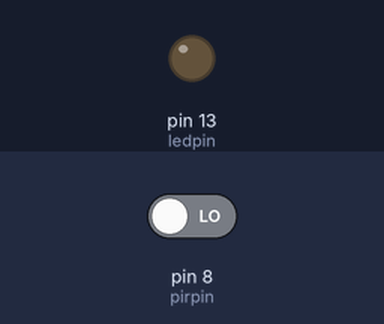
The sketch below on a simulated Arduino Uno, built with avr-gcc and run on an emulated ATmega328P. Parts: output pins drawn as LEDs (lit = HIGH). The test bench sets the inputs (shaded band); at power-on: pin 8 (pirpin) LOW.

Above: at 1.2 s.
1.3 s: pin 8 (pirpin) driven HIGH
At 2.0 s:
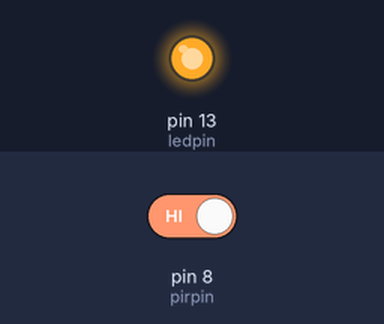
2.8 s: pin 8 (pirpin) driven LOW
At 3.2 s:
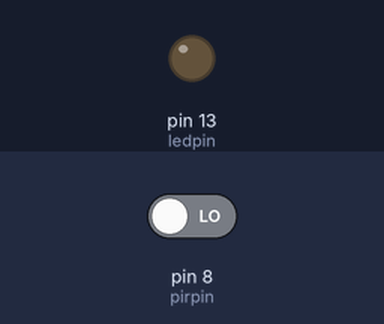
Timing chart, 0 to 5.8 s (numbered marks = the images above; inputs shaded):
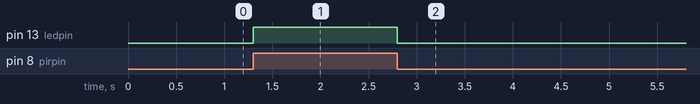

The sketch:

MOTION_sensor.ino
```cpp
int ledpin=13;
int pirpin=8;
int val=0;


void setup() {
  // put your setup code here, to run once:
  pinMode(ledpin,OUTPUT);
  pinMode(pirpin,INPUT);

}

void loop() {
  // put your main code here, to run repeatedly:
 val=digitalRead(pirpin);
 digitalWrite(ledpin,val);
 if(val==1)
 {
  digitalWrite(ledpin,HIGH);
 }
}
```

Measured:
- after the input at 1.3 s, pin 13 (ledpin): LOW → HIGH at once
- after the input at 2.8 s, pin 13 (ledpin): HIGH → LOW at once
